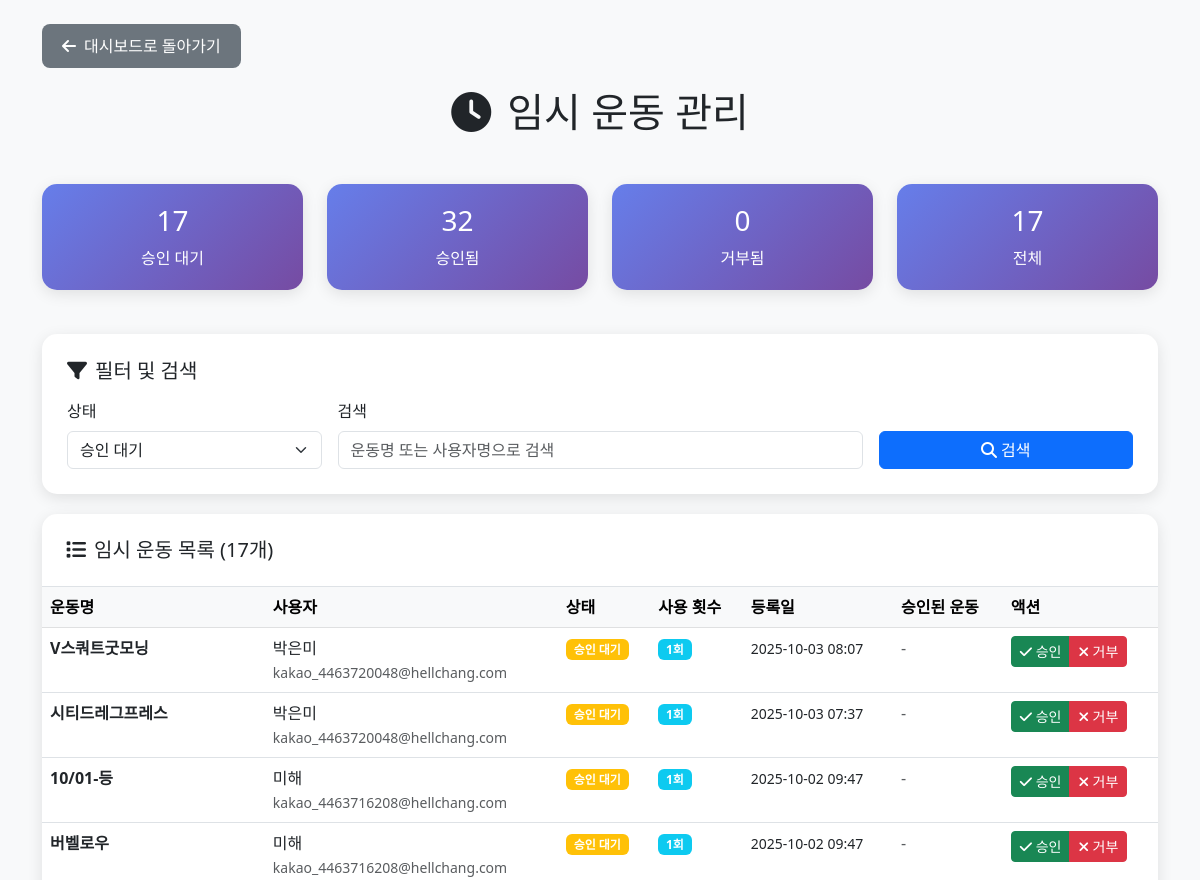
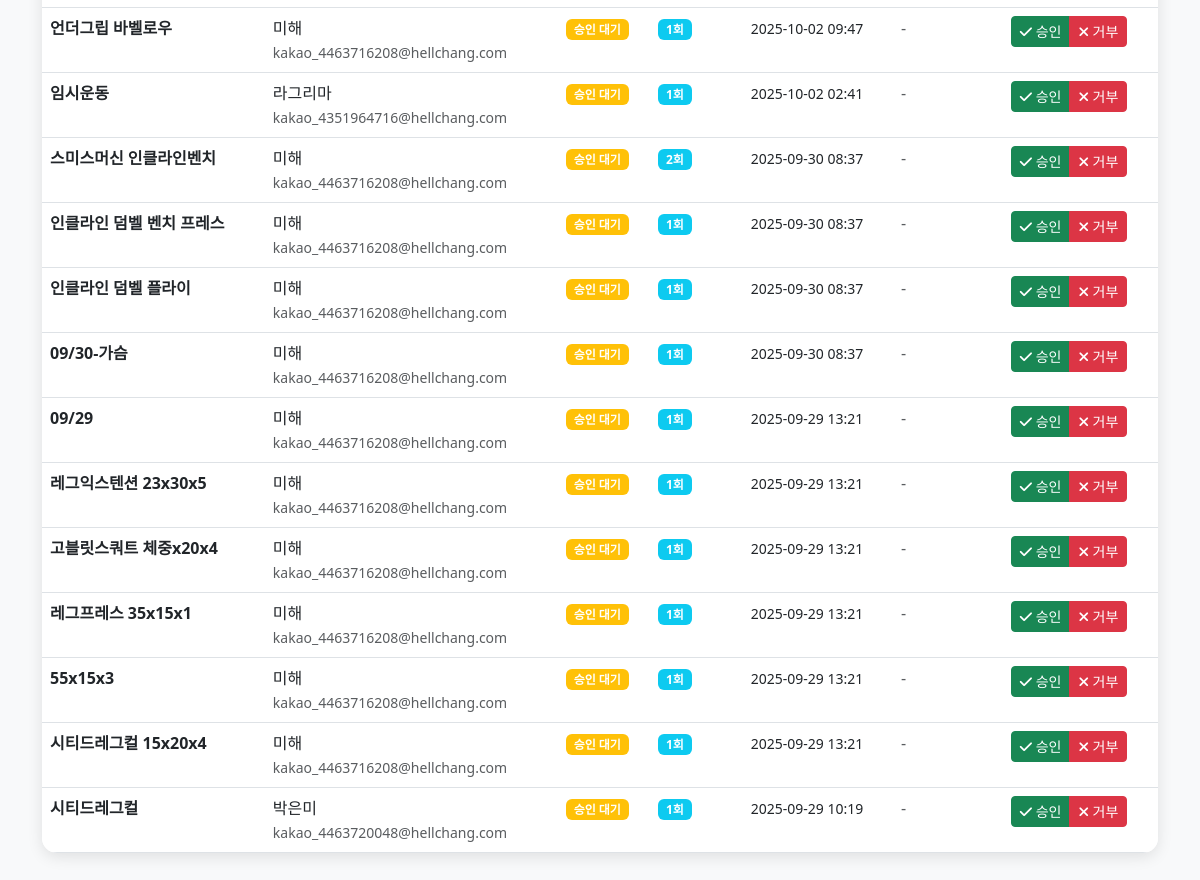
Before: /admin/temp_exercise_management.php (signed in) with the older database file (2 pictures, top to bottom).
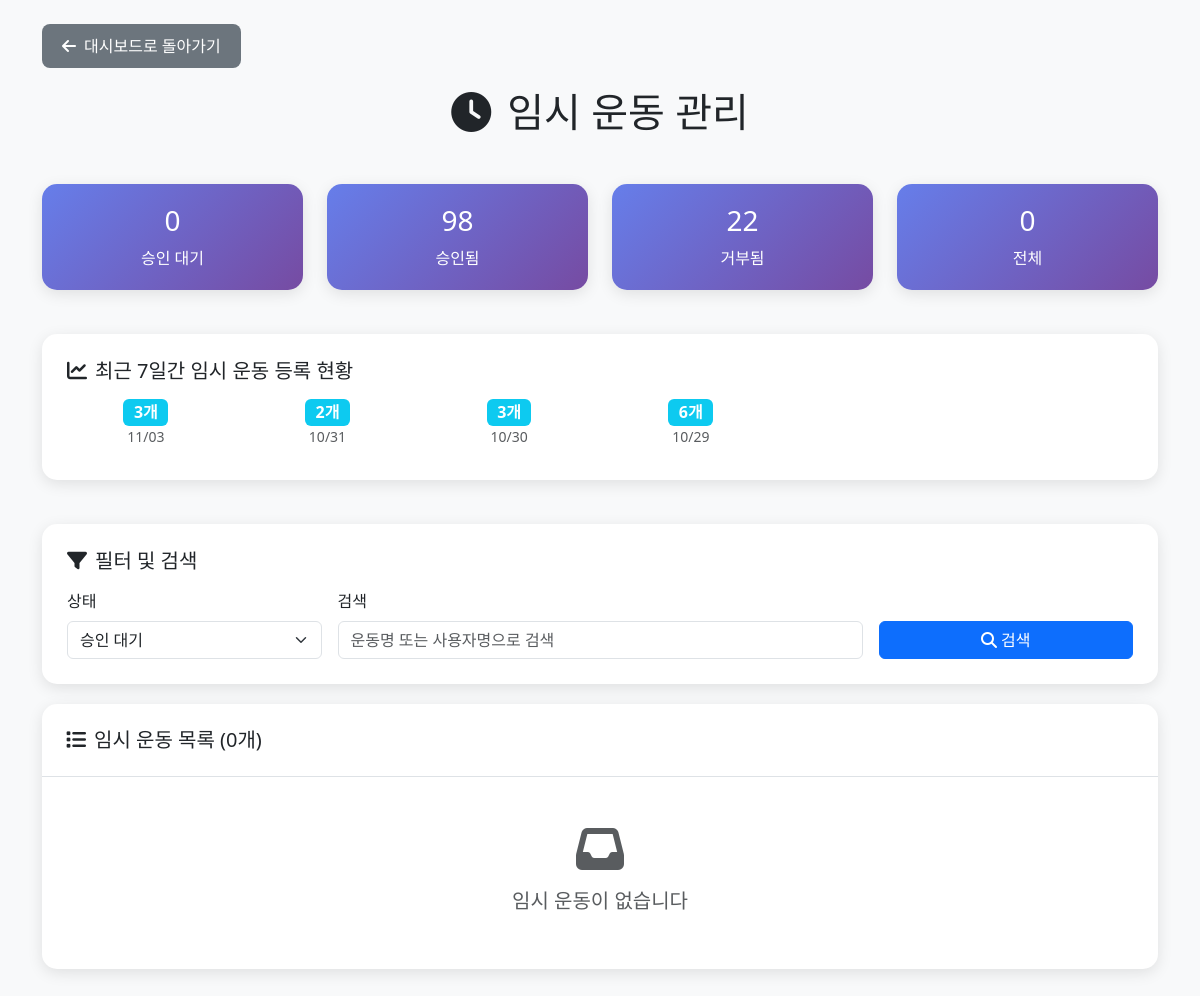
After: the same page with the newer database file.
### tables this page shows
CREATE TABLE IF NOT EXISTS `m_temp_exercise` (
  `temp_ex_id` int(11) NOT NULL AUTO_INCREMENT,
  `user_id` int(11) NOT NULL,
  `exercise_name` varchar(160) NOT NULL COMMENT '사용자가 입력한 운동명',
  `status` enum('pending','approved','rejected') DEFAULT 'pending',
  `approved_ex_id` int(11) DEFAULT NULL COMMENT '승인 시 연결될 정식 운동 ID',
  `created_at` timestamp NULL DEFAULT current_timestamp(),
  `updated_at` timestamp NULL DEFAULT current_timestamp() ON UPDATE current_timestamp(),
  PRIMARY KEY (`temp_ex_id`),
  KEY `idx_temp_user` (`user_id`),
  KEY `idx_temp_status` (`status`),
  CONSTRAINT `fk_temp_user` FOREIGN KEY (`user_id`) REFERENCES `users` (`id`) ON DELETE CASCADE
);

CREATE TABLE IF NOT EXISTS `users` (
  `id` int(11) NOT NULL AUTO_INCREMENT,
  `kakao_id` bigint(20) DEFAULT NULL,
  `username` varchar(100) NOT NULL,
  `email` varchar(255) DEFAULT NULL,
  `profile_image` varchar(500) DEFAULT NULL,
  `created_at` timestamp NULL DEFAULT current_timestamp(),
  `updated_at` timestamp NULL DEFAULT current_timestamp() ON UPDATE current_timestamp(),
  `is_active` tinyint(1) NOT NULL DEFAULT 1,
  `password` varchar(255) DEFAULT NULL,
  PRIMARY KEY (`id`) USING BTREE,
  UNIQUE KEY `email` (`email`) USING BTREE,
  UNIQUE KEY `kakao_id` (`kakao_id`) USING BTREE,
  KEY `idx_users_kakao_id` (`kakao_id`) USING BTREE
);

### admin/temp_exercise_management.php (the view, shortened to what the changed rows need)
<?php
$pdo = getDB();
$status = isset($_GET['status']) ? $_GET['status'] : 'pending';
$page = isset($_GET['page']) ? (int)$_GET['page'] : 1;
$limit = 20;
$offset = ($page - 1) * $limit;
$whereConditions = [];
$params = [];
if ($status !== 'all') {
    $whereConditions[] = "te.status = ?";
    $params[] = $status;
}
$whereClause = !empty($whereConditions) ? "WHERE " . implode(" AND ", $whereConditions) : "";
$countSql = "
    SELECT COUNT(*) as total
    FROM m_temp_exercise te
    LEFT JOIN users u ON te.user_id = u.id
    $whereClause
";
$countStmt = $pdo->prepare($countSql);
$countStmt->execute($params);
$totalCount = $countStmt->fetch(PDO::FETCH_ASSOC)['total'];
$sql = "
    SELECT
        te.temp_ex_id,
        te.exercise_name,
        te.status,
        te.created_at,
        te.updated_at,
        te.approved_ex_id,
        u.username,
        u.email,
        e.name_kr as approved_exercise_name,
        COUNT(we.wx_id) as usage_count
    FROM m_temp_exercise te
    LEFT JOIN users u ON te.user_id = u.id
    LEFT JOIN m_exercise e ON te.approved_ex_id = e.ex_id
    LEFT JOIN m_workout_exercise we ON te.temp_ex_id = we.temp_ex_id
    $whereClause
    GROUP BY te.temp_ex_id, te.exercise_name, te.status, te.created_at, te.updated_at, te.approved_ex_id, u.username, u.email, e.name_kr
    ORDER BY te.created_at DESC
    LIMIT $limit OFFSET $offset
";
$stmt = $pdo->prepare($sql);
$stmt->execute($params);
$tempExercises = $stmt->fetchAll(PDO::FETCH_ASSOC);
$statsSql = "
    SELECT
        status,
        COUNT(*) as count
    FROM m_temp_exercise
    GROUP BY status
";
$statsStmt = $pdo->prepare($statsSql);
$statsStmt->execute();
$stats = [];
while ($row = $statsStmt->fetch(PDO::FETCH_ASSOC)) {
    $stats[$row['status']] = $row['count'];
}
$recentStatsSql = "
    SELECT
        DATE(created_at) as date,
        COUNT(*) as count
    FROM m_temp_exercise
    WHERE created_at >= DATE_SUB(NOW(), INTERVAL 7 DAY)
    GROUP BY DATE(created_at)
    ORDER BY date DESC
";
$recentStatsStmt = $pdo->prepare($recentStatsSql);
$recentStatsStmt->execute();
$recentStats = $recentStatsStmt->fetchAll(PDO::FETCH_ASSOC);
?>
<!DOCTYPE html>
<html lang="ko">
<head>
    <link href="https://cdn.jsdelivr.net/npm/bootstrap@5.3.0/dist/css/bootstrap.min.css" rel="stylesheet">
    <link rel="stylesheet" href="https://cdnjs.cloudflare.com/ajax/libs/font-awesome/6.4.0/css/all.min.css">
</head>
<body class="bg-light">
    <div class="container mt-4">
        <h1 class="text-center mb-5">
            <i class="fas fa-clock me-3"></i>임시 운동 관리
        </h1>
        <div class="row mb-4">
            <div class="col-md-3">
                <div class="stats-card text-center">
                    <h3 class="mb-2"><?= $stats['pending'] ?? 0 ?></h3>
                    <p class="mb-0">승인 대기</p>
                </div>
            </div>
            <div class="col-md-3">
                <div class="stats-card text-center">
                    <h3 class="mb-2"><?= $stats['approved'] ?? 0 ?></h3>
                    <p class="mb-0">승인됨</p>
                </div>
            </div>
            <div class="col-md-3">
                <div class="stats-card text-center">
                    <h3 class="mb-2"><?= $stats['rejected'] ?? 0 ?></h3>
                    <p class="mb-0">거부됨</p>
                </div>
            </div>
            <div class="col-md-3">
                <div class="stats-card text-center">
                    <h3 class="mb-2"><?= $totalCount ?></h3>
                    <p class="mb-0">전체</p>
                </div>
            </div>
        </div>
        <?php if (!empty($recentStats)): ?>
        <div class="row mb-4">
            <div class="col-12">
                <div class="menu-card">
                    <h5 class="mb-3"><i class="fas fa-chart-line me-2"></i>최근 7일간 임시 운동 등록 현황</h5>
                    <div class="row">
                        <?php foreach ($recentStats as $stat): ?>
                        <div class="col-md-2 col-sm-4 col-6 mb-2">
                            <div class="text-center">
                                <div class="badge bg-info fs-6"><?= $stat['count'] ?>개</div>
                                <div class="small text-muted"><?= date('m/d', strtotime($stat['date'])) ?></div>
                            </div>
                        </div>
                        <?php endforeach; ?>
                    </div>
                </div>
            </div>
        </div>
        <?php endif; ?>
        <div class="table-card">
            <div class="p-4 border-bottom">
                <h5 class="mb-0"><i class="fas fa-list me-2"></i>임시 운동 목록 (<?= $totalCount ?>개)</h5>
            </div>
            <div class="p-0">
                <?php if (empty($tempExercises)): ?>
                    <div class="text-center py-5">
                        <i class="fas fa-inbox fa-3x text-muted mb-3"></i>
                        <h5 class="text-muted">임시 운동이 없습니다</h5>
                    </div>
                <?php else: ?>
                    <div class="table-responsive">
                        <table class="table table-hover mb-0">
                            <thead class="table-light">
                                <tr>
                                    <th>운동명</th>
                                    <th>사용자</th>
                                    <th>상태</th>
                                    <th>사용 횟수</th>
                                    <th>등록일</th>
                                    <th>승인된 운동</th>
                                    <th>액션</th>
                                </tr>
                            </thead>
                            <tbody>
                                <?php foreach ($tempExercises as $exercise): ?>
                                <tr>
                                    <td>
                                        <strong><?= htmlspecialchars($exercise['exercise_name']) ?></strong>
                                    </td>
                                    <td>
                                        <div>
                                            <div><?= htmlspecialchars($exercise['username']) ?></div>
                                            <small class="text-muted"><?= htmlspecialchars($exercise['email']) ?></small>
                                        </div>
                                    </td>
                                    <td>
                                        <?php
                                        $statusClass = '';
                                        $statusText = '';
                                        switch ($exercise['status']) {
                                            case 'pending':
                                                $statusClass = 'warning';
                                                $statusText = '승인 대기';
                                                break;
                                        }
                                        ?>
                                        <span class="badge bg-<?= $statusClass ?>"><?= $statusText ?></span>
                                    </td>
                                    <td>
                                        <span class="badge bg-info"><?= $exercise['usage_count'] ?>회</span>
                                    </td>
                                    <td>
                                        <small><?= date('Y-m-d H:i', strtotime($exercise['created_at'])) ?></small>
                                    </td>
                                    <td>
                                        <?php if ($exercise['approved_exercise_name']): ?>
                                            <span class="text-success"><?= htmlspecialchars($exercise['approved_exercise_name']) ?></span>
                                        <?php else: ?>
                                            <span class="text-muted">-</span>
                                        <?php endif; ?>
                                    </td>
                                    <td>
                                        <?php if ($exercise['status'] === 'pending'): ?>
                                            <div class="btn-group btn-group-sm">
                                                <button type="button" class="btn btn-success" onclick="approveExercise(<?= $exercise['temp_ex_id'] ?>, '<?= htmlspecialchars($exercise['exercise_name']) ?>')">
                                                    <i class="fas fa-check"></i> 승인
                                                </button>
                                                <button type="button" class="btn btn-danger" onclick="rejectExercise(<?= $exercise['temp_ex_id'] ?>, '<?= htmlspecialchars($exercise['exercise_name']) ?>')">
                                                    <i class="fas fa-times"></i> 거부
                                                </button>
                                            </div>
                                        <?php else: ?>
                                            <span class="text-muted">처리됨</span>
                                        <?php endif; ?>
                                    </td>
                                </tr>
                                <?php endforeach; ?>
                            </tbody>
                        </table>
                    </div>
                <?php endif; ?>
            </div>
        </div>
    </div>
</body>
</html>

Changed rows visible on the page:
no longer on this page (row edited): m_temp_exercise: exercise_name "V스쿼트굿모닝", user.username "박은미", user.email "kakao_4463720048@hellchang.com", status "승인 대기", usage_count "1", created_at "2025-10-03 08:07"
no longer on this page (row edited): m_temp_exercise: exercise_name "시티드레그프레스", user.username "박은미", user.email "kakao_4463720048@hellchang.com", status "승인 대기", usage_count "1", created_at "2025-10-03 07:37"
no longer on this page (row edited): m_temp_exercise: exercise_name "10/01-등", user.username "미해", user.email "kakao_4463716208@hellchang.com", status "승인 대기", usage_count "1", created_at "2025-10-02 09:47"
no longer on this page (row edited): m_temp_exercise: exercise_name "버벨로우", user.username "미해", user.email "kakao_4463716208@hellchang.com", status "승인 대기", usage_count "1", created_at "2025-10-02 09:47"
no longer on this page (row edited): m_temp_exercise: exercise_name "언더그립 바벨로우", user.username "미해", user.email "kakao_4463716208@hellchang.com", status "승인 대기", usage_count "1", created_at "2025-10-02 09:47"
no longer on this page (row edited): m_temp_exercise: exercise_name "임시운동", user.username "라그리마", user.email "kakao_4351964716@hellchang.com", status "승인 대기", usage_count "1", created_at "2025-10-02 02:41"
no longer on this page (row edited): m_temp_exercise: exercise_name "스미스머신 인클라인벤치", user.username "미해", user.email "kakao_4463716208@hellchang.com", status "승인 대기", usage_count "2", created_at "2025-09-30 08:37"
no longer on this page (row edited): m_temp_exercise: exercise_name "인클라인 덤벨 벤치 프레스", user.username "미해", user.email "kakao_4463716208@hellchang.com", status "승인 대기", usage_count "1", created_at "2025-09-30 08:37"
no longer on this page (row edited): m_temp_exercise: exercise_name "인클라인 덤벨 플라이", user.username "미해", user.email "kakao_4463716208@hellchang.com", status "승인 대기", usage_count "1", created_at "2025-09-30 08:37"
no longer on this page (row edited): m_temp_exercise: exercise_name "09/30-가슴", user.username "미해", user.email "kakao_4463716208@hellchang.com", status "승인 대기", usage_count "1", created_at "2025-09-30 08:37"
no longer on this page (row edited): m_temp_exercise: exercise_name "09/29", user.username "미해", user.email "kakao_4463716208@hellchang.com", status "승인 대기", usage_count "1", created_at "2025-09-29 13:21"
no longer on this page (row edited): m_temp_exercise: exercise_name "레그익스텐션 23x30x5", user.username "미해", user.email "kakao_4463716208@hellchang.com", status "승인 대기", usage_count "1", created_at "2025-09-29 13:21"
no longer on this page (row edited): m_temp_exercise: exercise_name "고블릿스쿼트 체중x20x4", user.username "미해", user.email "kakao_4463716208@hellchang.com", status "승인 대기", usage_count "1", created_at "2025-09-29 13:21"
no longer on this page (row edited): m_temp_exercise: exercise_name "레그프레스 35x15x1", user.username "미해", user.email "kakao_4463716208@hellchang.com", status "승인 대기", usage_count "1", created_at "2025-09-29 13:21"
no longer on this page (row edited): m_temp_exercise: exercise_name "55x15x3", user.username "미해", user.email "kakao_4463716208@hellchang.com", status "승인 대기", usage_count "1", created_at "2025-09-29 13:21"
no longer on this page (row edited): m_temp_exercise: exercise_name "시티드레그컬 15x20x4", user.username "미해", user.email "kakao_4463716208@hellchang.com", status "승인 대기", usage_count "1", created_at "2025-09-29 13:21"
no longer on this page (row edited): m_temp_exercise: exercise_name "시티드레그컬", user.username "박은미", user.email "kakao_4463720048@hellchang.com", status "승인 대기", usage_count "1", created_at "2025-09-29 10:19"
Other visible differences:
$stats['pending']: "17" → "0"
$stats['approved']: "32" → "98"
$stats['rejected']: "0" → "22"
$totalCount: "17" → "0"
text no longer shown: "운동명 사용자 상태 사용 횟수 등록일 승인된 운동 액션"
text now shown: "최근 7일간 임시 운동 등록 현황 임시 운동이 없습니다"
new list line: "3 개 11/03"
new list line: "2 개 10/31"
new list line: "3 개 10/30"
new list line: "6 개 10/29"
